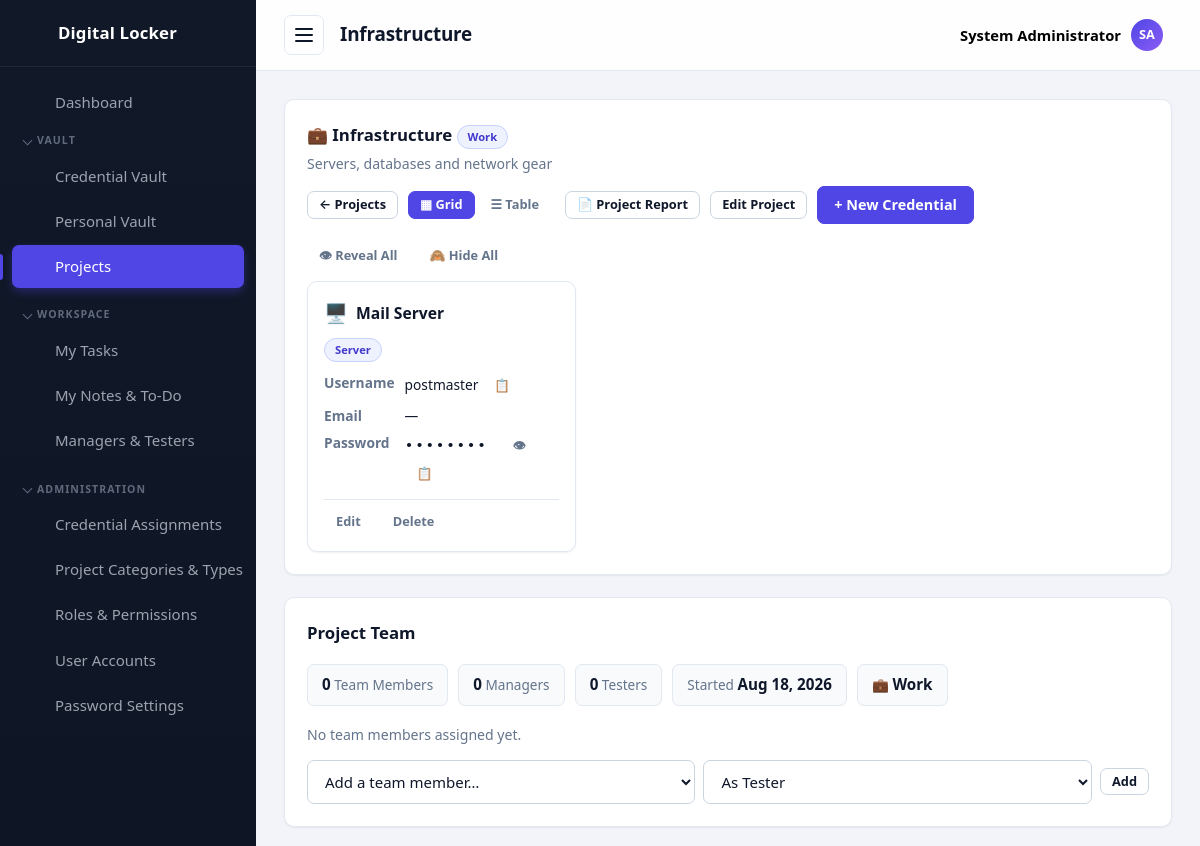
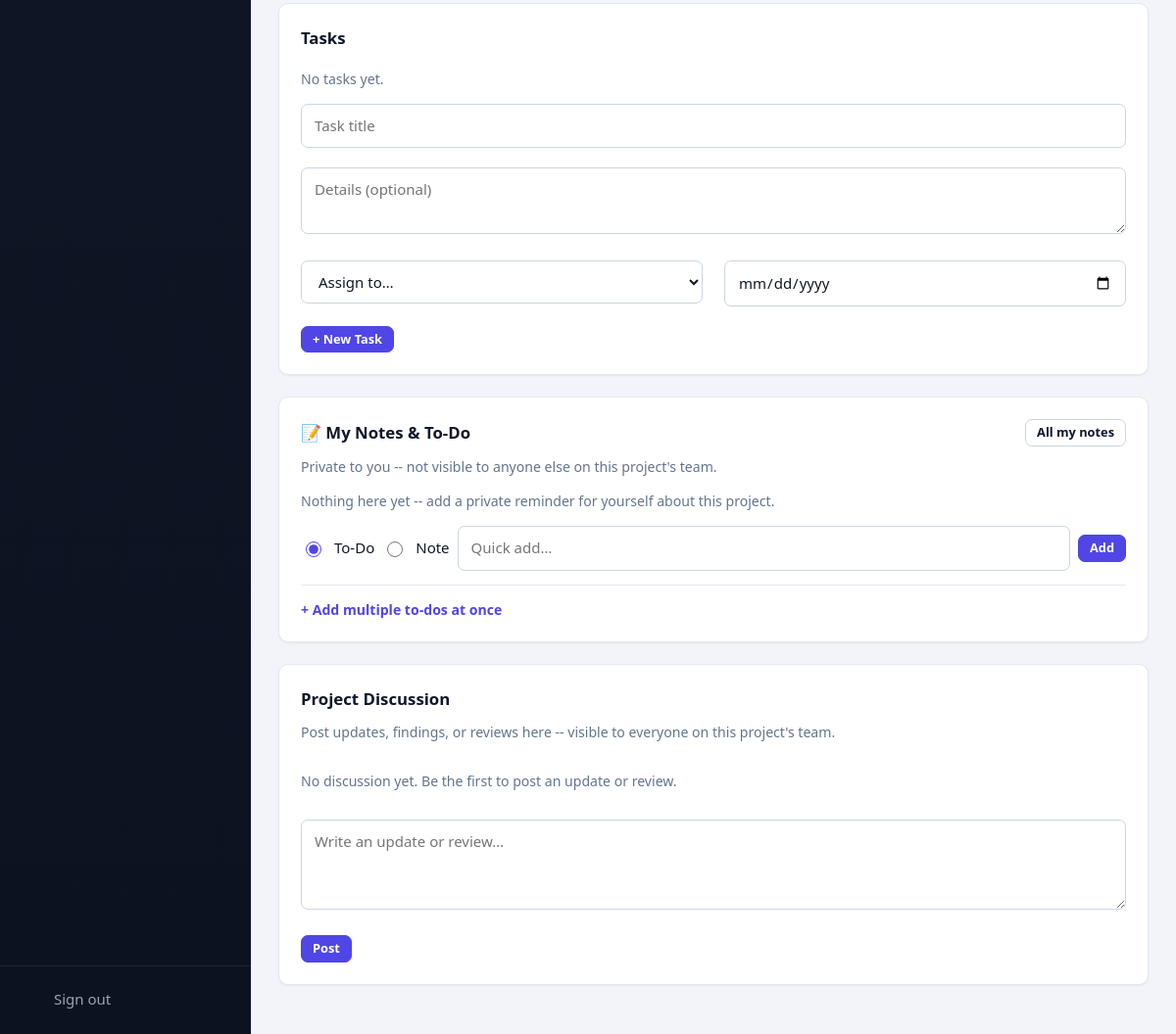
The app's page /projects/view.php?id=3 (signed in) with its own data (2 pictures, top to bottom).
### tables this page shows
CREATE TABLE settings (
  id          INT UNSIGNED AUTO_INCREMENT PRIMARY KEY,
  setting_key VARCHAR(60) NOT NULL UNIQUE,
  setting_value TEXT NULL
);

CREATE TABLE projects (
  id          INT UNSIGNED AUTO_INCREMENT PRIMARY KEY,
  name        VARCHAR(100) NOT NULL UNIQUE,
  category    VARCHAR(60)  NOT NULL DEFAULT '',
  type        VARCHAR(60)  NOT NULL DEFAULT '',
  description VARCHAR(255) NOT NULL DEFAULT '',
  created_at  TIMESTAMP DEFAULT CURRENT_TIMESTAMP
);

CREATE TABLE project_categories (
  id         INT UNSIGNED AUTO_INCREMENT PRIMARY KEY,
  name       VARCHAR(60) NOT NULL UNIQUE,
   
   
  icon       VARCHAR(255) NOT NULL DEFAULT '📁',
  created_at TIMESTAMP DEFAULT CURRENT_TIMESTAMP
);

CREATE TABLE passwords (
  id            INT UNSIGNED AUTO_INCREMENT PRIMARY KEY,
  title         VARCHAR(150) NOT NULL,
  category      VARCHAR(60)  NOT NULL DEFAULT '',
  username      VARCHAR(120) NOT NULL DEFAULT '',
  email         VARCHAR(120) NOT NULL DEFAULT '',
  phone         VARCHAR(40)  NOT NULL DEFAULT '',
  encrypted     TEXT         NOT NULL,
  url           VARCHAR(255) NOT NULL DEFAULT '',
  notes         TEXT,
  extra_info    TEXT,
  project_id    INT UNSIGNED NULL,
  assigned_to   INT UNSIGNED NULL,
  created_by    INT UNSIGNED NULL,
  created_at    TIMESTAMP DEFAULT CURRENT_TIMESTAMP,
  updated_at    TIMESTAMP DEFAULT CURRENT_TIMESTAMP ON UPDATE CURRENT_TIMESTAMP,
  CONSTRAINT fk_p_project  FOREIGN KEY (project_id)  REFERENCES projects(id) ON DELETE SET NULL,
  CONSTRAINT fk_p_assigned FOREIGN KEY (assigned_to) REFERENCES users(id)    ON DELETE SET NULL,
  CONSTRAINT fk_p_creator  FOREIGN KEY (created_by)  REFERENCES users(id)    ON DELETE SET NULL
);

### projects/view.php (the view, shortened to what the rows shown need)
<?php
require_once __DIR__ . '/../includes/init.php';
$id = isset($_GET['id']) ? (int) $_GET['id'] : 0;
$stmt = $db->prepare('SELECT * FROM projects WHERE id = :id');
$stmt->execute(['id' => $id]);
$project = $stmt->fetch();
if (!canAccessProject($id)) {
    require __DIR__ . '/../403.php';
    exit;
}
$canManageProject = hasPermission('projects.manage');
$pageTitle = $project['name'];
$canViewVault = hasPermission('passwords.view');
$credentials = [];
$viewMode = ($_GET['view'] ?? '') === 'table' ? 'table' : 'grid';
if ($canViewVault) {
    $stmt = $db->prepare(
        'SELECT p.id, p.title, p.category, p.username, p.email, p.updated_at,
                u.username AS assigned_username, u.full_name AS assigned_full_name,
                GROUP_CONCAT(DISTINCT r.name ORDER BY r.name SEPARATOR "||") AS role_names
           FROM passwords p
           LEFT JOIN users u ON u.id = p.assigned_to
           LEFT JOIN password_roles pr ON pr.password_id = p.id
           LEFT JOIN roles r ON r.id = pr.role_id
          WHERE p.project_id = :pid
          GROUP BY p.id
          ORDER BY p.title ASC'
    );
    $stmt->execute(['pid' => $id]);
    $credentials = $stmt->fetchAll();
}
$members = $db->prepare(
    'SELECT pm.id, pm.project_role, u.id AS user_id, u.username, u.full_name
       FROM project_members pm JOIN users u ON u.id = pm.user_id
      WHERE pm.project_id = :pid
      ORDER BY pm.project_role, u.full_name'
);
$members->execute(['pid' => $id]);
$members = $members->fetchAll();
require __DIR__ . '/../includes/header.php';
?>
<div class="card">
    <div class="card__header card__header--stack">
        <div>
            <h2 class="card__title"><?= $project['category'] ? e(projectCategoryIcon($project['category'])) : '📁' ?> <?= e($project['name']) ?><?php if ($project['category']): ?> <span class="badge badge--role"><?= e($project['category']) ?></span><?php endif; ?><?php if ($project['type']): ?> <span class="badge badge--role"><?= e(projectTypeIcon($project['type'])) ?> <?= e($project['type']) ?></span><?php endif; ?></h2>
            <?php if ($project['description']): ?>
                <p class="muted" style="margin:4px 0 0"><?= e($project['description']) ?></p>
            <?php endif; ?>
        </div>
    </div>
    <?php
    function renderProjectCredentialCard(array $row): void
    {
        $canAccess = canAccessCredential((int) $row['id']);
        ?>
        <div class="credential-card<?= $canAccess ? '' : ' credential-card--restricted' ?>">
            <div class="credential-card__header">
                <span class="credential-card__icon"><?= categoryIcon((string) $row['category']) ?></span>
                <a class="credential-card__title" href="<?= BASE_URL ?>/passwords/view.php?id=<?= (int) $row['id'] ?>"><?= e($row['title']) ?></a>
            </div>
            <div class="credential-card__meta">
                <?php if ($row['category']): ?><a class="badge badge--role" href="<?= BASE_URL ?>/passwords/index.php?category=<?= urlencode($row['category']) ?>"><?= e($row['category']) ?></a><?php endif; ?>
            </div>
            <dl class="credential-card__fields">
                <dt>Username</dt>
                <dd>
                    <?php if ($row['username']): ?>
                        <?= e($row['username']) ?>
                        <button type="button" class="btn btn--small btn--ghost copy-text-btn" data-copy="<?= e($row['username']) ?>" title="Copy username">📋</button>
                    <?php else: ?>
                        —
                    <?php endif; ?>
                </dd>
                <dt>Email</dt>
                <dd>
                    <?php if ($row['email']): ?>
                        <?= e($row['email']) ?>
                        <button type="button" class="btn btn--small btn--ghost copy-text-btn" data-copy="<?= e($row['email']) ?>" title="Copy email">📋</button>
                    <?php else: ?>
                        —
                    <?php endif; ?>
                </dd>
                <dt>Password</dt>
                <dd>
                    <?php if ($canAccess): ?>
                        <span class="secret secret--row" id="secret-row-<?= (int) $row['id'] ?>">••••••••</span>
                        <button type="button" class="btn btn--small btn--ghost reveal-row-btn" data-url="<?= BASE_URL ?>/passwords/ajax.php?reveal=<?= (int) $row['id'] ?>" data-target="secret-row-<?= (int) $row['id'] ?>" title="Reveal">👁</button>
                        <button type="button" class="btn btn--small btn--ghost copy-row-btn" data-url="<?= BASE_URL ?>/passwords/ajax.php?reveal=<?= (int) $row['id'] ?>" data-target="secret-row-<?= (int) $row['id'] ?>" title="Copy password">📋</button>
                    <?php else: ?>
                        <span class="muted">🔒 Restricted</span>
                    <?php endif; ?>
                </dd>
            </dl>
            <?php if ($canAccess && hasPermission('passwords.manage')): ?>
                <div class="credential-card__actions">
                    <a class="btn btn--small btn--ghost" href="<?= BASE_URL ?>/passwords/edit.php?id=<?= (int) $row['id'] ?>">Edit</a>
                    <form class="inline-form" method="post" action="<?= BASE_URL ?>/passwords/delete.php"
                          onsubmit="return confirm('Delete this credential?');">
                        <button type="submit" class="btn btn--small btn--ghost">Delete</button>
                    </form>
                </div>
            <?php endif; ?>
        </div>
        <?php
    }
        ?>
        <?php
    function renderProjectCredentialSet(array $rows, string $viewMode): void
    {
        if ($viewMode === 'table') {
            ?>
            <div class="table-wrap">
            <table class="table">
                <thead>
                    <tr>
                        <th>System</th><th>Category</th><th>Username</th><th>Email</th><th>Password</th>
                        <th class="table__actions">Actions</th>
                    </tr>
                </thead>
                <tbody>
                <?php foreach ($rows as $row): ?>
                    <?php renderProjectCredentialRow($row); ?>
                <?php endforeach; ?>
                </tbody>
            </table>
            </div>
            <?php
        } else {
            ?>
            <div class="credential-grid">
                <?php foreach ($rows as $row): ?>
                    <?php renderProjectCredentialCard($row); ?>
                <?php endforeach; ?>
            </div>
            <?php
        }
    }
    $roleGroups = [];
    foreach ($credentials as $row) {
        $roleGroups[extractLoginRole($row['title'])][] = $row;
    }
    $useRoleAccordion = count($roleGroups) < count($credentials);
    ?>
    <?php if (!$canViewVault): ?>
        <p class="muted">You don't have permission to view the Credential Vault.</p>
    <?php elseif (!$credentials): ?>
        <p class="muted">No credentials are linked to this project yet.</p>
    <?php else: ?>
        <?php renderProjectCredentialSet($credentials, $viewMode); ?>
    <?php endif; ?>
</div>
<?php
$managers = array_values(array_filter($members, static fn ($m) => $m['project_role'] === 'manager'));
$testerMembersOnly = array_values(array_filter($members, static fn ($m) => $m['project_role'] === 'tester'));
    ?>
<div class="card">
    <div class="card__header">
        <h2 class="card__title">Project Team</h2>
    </div>
    <div class="stat-strip">
        <div class="stat-chip"><strong><?= count($members) ?></strong> Team Member<?= count($members) === 1 ? '' : 's' ?></div>
        <div class="stat-chip"><strong><?= count($managers) ?></strong> Manager<?= count($managers) === 1 ? '' : 's' ?></div>
        <div class="stat-chip"><strong><?= count($testerMembersOnly) ?></strong> Tester<?= count($testerMembersOnly) === 1 ? '' : 's' ?></div>
        <div class="stat-chip">Started <strong><?= e(date('M j, Y', strtotime($project['created_at']))) ?></strong></div>
        <?php if ($project['category']): ?><div class="stat-chip"><?= e(projectCategoryIcon($project['category'])) ?> <strong><?= e($project['category']) ?></strong></div><?php endif; ?>
    </div>
    </div>
    <div class="card">
        <div class="card__header">
            <h2 class="card__title">Tasks</h2>
        </div>
    </div>
<div class="card" id="notes">
    <div class="card__header">
        <h2 class="card__title">📝 My Notes &amp; To-Do</h2>
    </div>
</div>
<div class="card" id="discussion">
    <div class="card__header">
        <h2 class="card__title">Project Discussion</h2>
    </div>
</div>
<?php require __DIR__ . '/../includes/footer.php'; ?>

### includes/header.php (shortened to what the rows shown need)
<?php
require_once __DIR__ . '/init.php';
function navIcon(string $name): string
{
    $icons = [
        'dashboard' => '<path d="M3 3h8v8H3zM13 3h8v5h-8zM13 12h8v9h-8zM3 15h8v6H3z"/>',
        'passwords' => '<circle cx="8" cy="15" r="4"/><path d="M10.8 12.2L21 2M18 5l3 3M15.5 7.5l2 2"/>',
        'personal'  => '<circle cx="12" cy="8" r="4"/><path d="M4 21c0-4.4 3.6-7 8-7s8 2.6 8 7"/>',
        'export'    => '<path d="M12 3v12M8 11l4 4 4-4M4 17v3h16v-3"/>',
        'projects'  => '<path d="M3 7a2 2 0 0 1 2-2h4l2 2h8a2 2 0 0 1 2 2v9a2 2 0 0 1-2 2H5a2 2 0 0 1-2-2z"/>',
        'tasks'     => '<path d="M9 5H7a2 2 0 0 0-2 2v12a2 2 0 0 0 2 2h10a2 2 0 0 0 2-2V7a2 2 0 0 0-2-2h-2"/><rect x="9" y="3" width="6" height="4" rx="1"/><path d="M9 12l2 2 4-4"/>',
        'notes'     => '<path d="M6 3h9l5 5v13a1 1 0 0 1-1 1H6a1 1 0 0 1-1-1V4a1 1 0 0 1 1-1z"/><path d="M15 3v5h5M8 13h8M8 17h5"/>',
        'team'      => '<circle cx="9" cy="8" r="3.5"/><path d="M2.5 20c0-3.5 3-5.5 6.5-5.5s6.5 2 6.5 5.5M16 4.5a3.5 3.5 0 0 1 0 7M17.5 14.5c2.5.6 4 2.3 4 5.5"/>',
        'categories' => '<path d="M4 4h7v7H4zM13 4h7v7h-7zM4 13h7v7H4zM13 13h7v7h-7z"/>',
        'assignments' => '<circle cx="9" cy="7" r="4"/><path d="M2.5 21c0-4 3-6.5 6.5-6.5s6.5 2.5 6.5 6.5"/><path d="M17 8l2 2 4-4"/>',
        'roles'     => '<path d="M12 3l8 3v6c0 4.5-3.2 7.6-8 9-4.8-1.4-8-4.5-8-9V6z"/><path d="M9 12l2 2 4-4"/>',
        'users'     => '<circle cx="9" cy="8" r="3.5"/><path d="M2.5 20c0-3.5 3-5.5 6.5-5.5s6.5 2 6.5 5.5M16 4.5a3.5 3.5 0 0 1 0 7M17.5 14.5c2.5.6 4 2.3 4 5.5"/>',
        'settings'  => '<path d="M4 7h10M18 7h2M4 17h2M10 17h10"/><circle cx="16" cy="7" r="2.5"/><circle cx="8" cy="17" r="2.5"/>',
        'logout'    => '<path d="M14 4H5v16h9M10 12h11M18 8l4 4-4 4"/>',
        'lock'      => '<rect x="5" y="11" width="14" height="10" rx="2"/><path d="M8 11V8a4 4 0 0 1 8 0v3M12 15v3"/>',
    ];
    return '<svg class="icon" width="24" height="24" viewBox="0 0 24 24" fill="none" stroke="currentColor" stroke-width="2" stroke-linecap="round" stroke-linejoin="round" aria-hidden="true">' . ($icons[$name] ?? '') . '</svg>';
}
?>
<!DOCTYPE html>
<html lang="en">
<head>
    <title><?= e(pageTitle($pageTitle)) ?></title>
    <link rel="stylesheet" href="<?= e(assetUrl('/assets/css/style.css')) ?>">
</head>
<body data-autolock="<?= (int) setting('auto_lock_minutes', '0') ?>" data-confirm-reveal="<?= (int) setting('require_confirm_reveal', '0') ?>" data-lock-url="<?= e(BASE_URL . '/lock.php') ?>">
<div class="layout">
    <aside class="sidebar" id="sidebar">
        <a class="sidebar__brand" href="<?= BASE_URL ?>/dashboard.php" aria-label="<?= e(appName()) ?>">
            <?= navIcon('lock') ?>
            <span class="sidebar__brand-text"><?= e(appName()) ?></span>
        </a>
    </aside>
    <div class="main">
        <header class="topbar">
            <button class="topbar__toggle" id="sidebar-toggle" aria-label="Toggle navigation" aria-expanded="true">
                <span></span><span></span><span></span>
            </button>
            <h1 class="topbar__title"><?= e($pageTitle) ?></h1>
            <div class="topbar__user" id="user-menu">
                <button type="button" class="topbar__user-btn" id="user-menu-toggle" aria-haspopup="true" aria-expanded="false">
                </button>
            </div>
        </header>
        <main class="content">

### records on screen
settings: setting_value "Digital Locker"
projects: name "Infrastructure", category.icon "💼", category "Work", description "Servers, databases and network gear", created_at "Aug 18, 2026"
passwords: category "🖥️", title "Mail Server", category "Server", username "postmaster"

### other values on screen
$navGroup['label'] "VAULT"
$navItem['label'] "Credential Vault"
$navItem['label'] "Personal Vault"
$navItem['label'] "Projects"
$navGroup['label'] "WORKSPACE"
$navItem['label'] "My Tasks"
$navItem['label'] "My Notes & To-Do"
$navItem['label'] "Managers & Testers"
$navGroup['label'] "ADMINISTRATION"
$navItem['label'] "Credential Assignments"
$navItem['label'] "Project Categories & Types"
$navItem['label'] "Roles & Permissions"
$navItem['label'] "User Accounts"
$navItem['label'] "Password Settings"
$currentUser['full_name'] ?: $currentUser['username'] "System Administrator"
